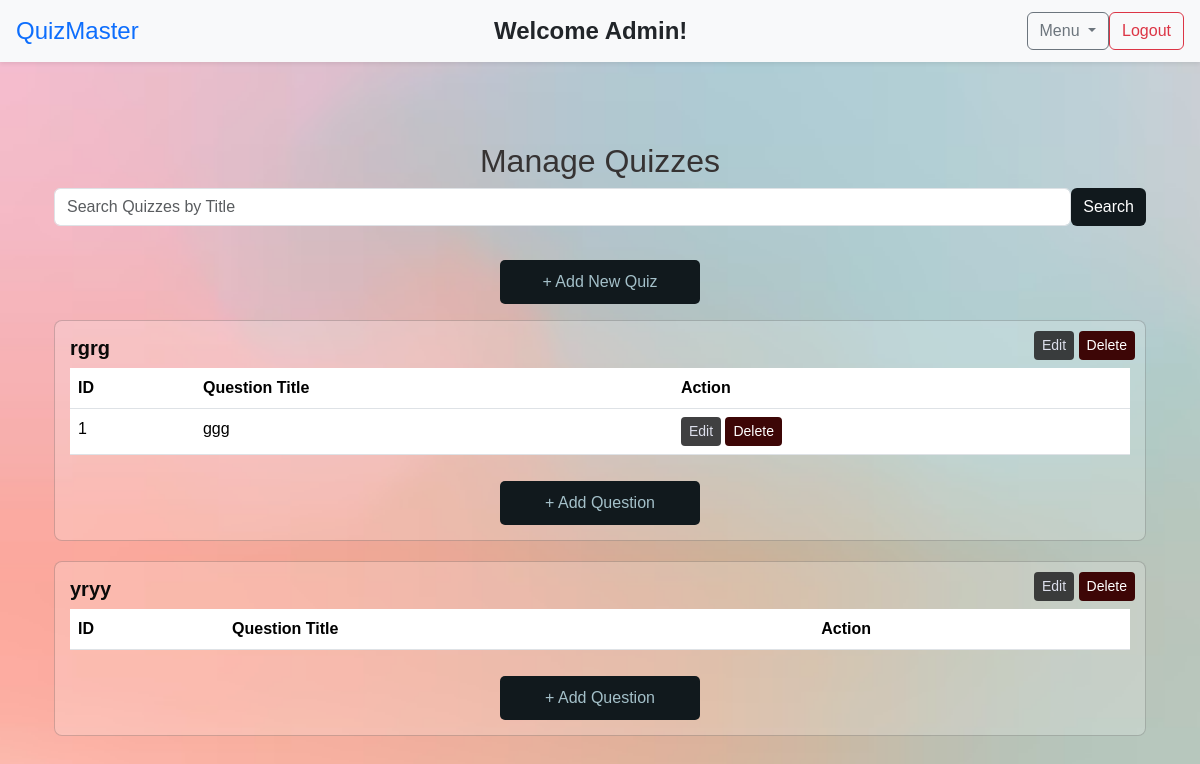
Page /quiz-manage (signed in) on the earlier database version.
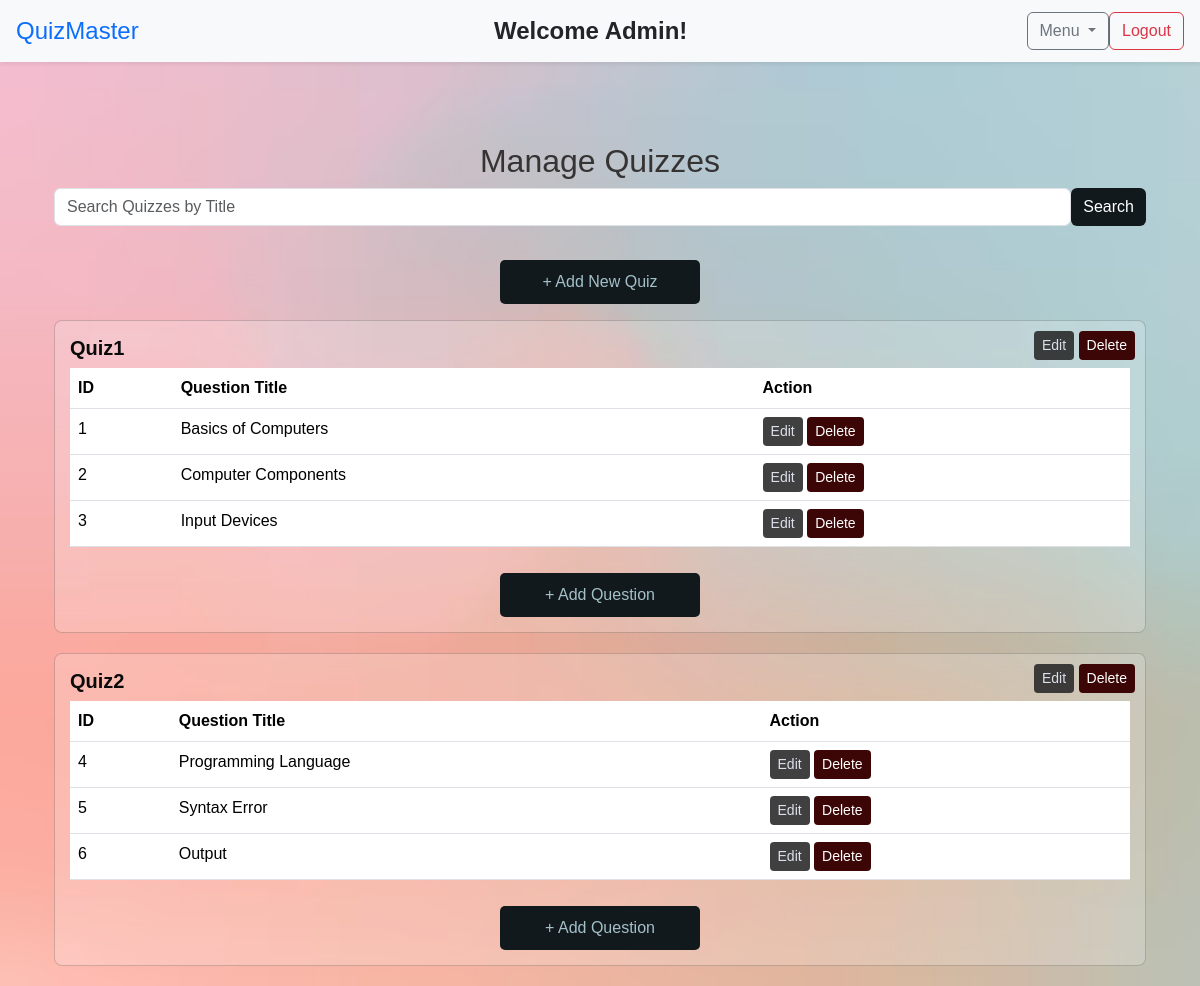
Same page on the later database version.
### models/quiz.py (models this page shows)
class Quiz(db.Model):
    id = db.Column(db.Integer, primary_key=True)
    quiz_title = db.Column(db.String(100), nullable=False)
    chapter_id = db.Column(db.Integer, db.ForeignKey('chapter.id'), nullable=False)
    date_of_quiz = db.Column(db.Date, nullable=False)
    time_of_quiz = db.Column(db.Time, nullable=False)
    remarks = db.Column(db.String(1000), nullable=False)
    duration = db.Column(db.Integer, nullable=False)
    chapter = db.relationship('Chapter', back_populates='quizzes')
    questions = db.relationship('Question', back_populates='quiz', cascade="all, delete-orphan")
    scores = db.relationship('Score', back_populates='quiz', cascade="all, delete-orphan")

### models/question.py (models this page shows)
class Question(db.Model):
    id = db.Column(db.Integer, primary_key=True)
    quiz_id = db.Column(db.Integer, db.ForeignKey('quiz.id'), nullable=False)
    question_title = db.Column(db.String(100), nullable=False)
    question_statement = db.Column(db.String(300), nullable=False)
    option1 = db.Column(db.String(400), nullable=True)
    option2 = db.Column(db.String(400), nullable=True)
    option3 = db.Column(db.String(400), nullable=True)
    option4 = db.Column(db.String(400), nullable=True)
    correct_answer = db.Column(db.String(400), nullable=False)
    quiz = db.relationship('Quiz', back_populates='questions')

### controllers/admin.py (the view)
@admin_bp.route("/quiz-manage")
@login_required
@admin_required  # Only admin can access this route
def quiz_manage():
    quizzes = Quiz.query.all()
    chapters=Chapter.query.all()
    return render_template("admin/quiz_manage.html", quizzes=quizzes, chapters=chapters)

### app.py (called while the page is built)
def create_app():
    app = Flask(__name__)
    app.config['SECRET_KEY'] = 'app123'
    app.config['SQLALCHEMY_DATABASE_URI'] = 'sqlite:///mentiquiz.db'
    app.config['SQLALCHEMY_TRACK_MODIFICATIONS'] = False
    app.config['CHART_FOLDER'] = os.path.join(app.root_path, 'static', 'charts')
    os.makedirs(app.config['CHART_FOLDER'], exist_ok=True)
    db.init_app(app)
    login_manager = LoginManager()
    login_manager.init_app(app)
    login_manager.login_view = "auth.login"
    @login_manager.user_loader
    def load_user(user_id):
        return db.session.get(User,int(user_id))
    app.register_blueprint(auth_bp)
    app.register_blueprint(admin_bp)
    app.register_blueprint(user_bp)
    with app.app_context():
        db.create_all()
        create_admin()
    return app

### controllers/admin.py (called while the page is built)
def admin_required(f):
    @wraps(f)
    def decorated_function(*args, **kwargs):
        if not current_user.is_authenticated or current_user.role != 'admin':
            flash("Access Denied! Admins Only.", "danger")
            return redirect(url_for('auth.login'))
        return f(*args, **kwargs)
    return decorated_function

### templates/admin/quiz_manage.html (shortened to what this page needs)
{% extends "base_admin.html" %}
{% block navbar_admin %}
{% include "navbar_admin.html" %}
{% endblock %}
{% block content %}
    <div class="container">
        <h2 class="mt-4 text-center">Manage Quizzes</h2>
        <form action="{{ url_for('admin.search_quiz') }}" method="GET" class="form-inline d-flex justify-content-center mb-4">
            <input type="text" name="quiz_title" class="form-control mr-2" placeholder="Search Quizzes by Title" aria-label="Search">
            <button type="search" class="btn btn-primary">Search </button>
        </form>
        <div class="text-center mb-3">
            <button class="add-btn" data-bs-toggle="modal" data-bs-target="#addQuizModal">+ Add New Quiz</button>
        </div>
        {% for quiz in quizzes %}
        <div class="card">
            <div class="edit-delete-btns">
                <button type="button" class="btn btn-edit btn-sm" data-bs-toggle="modal" data-bs-target="#editQuizModal{{ quiz.id }}">Edit</button>
                <a href="{{ url_for('admin.delete_quiz', quiz_id=quiz.id) }}" class="btn btn-delete btn-sm">Delete</a>
            </div>
            <h5><strong>{{ quiz.quiz_title }}</strong></h5>
            <table class="table text-white">
                <thead>
                    <tr>
                        <th>ID</th>
                        <th>Question Title</th>
                        <th>Action</th>
                    </tr>
                </thead>
                <tbody>
                    {% for question in quiz.questions %}
                    <tr>
                        <td>{{ question.id }}</td>
                        <td>{{ question.question_title }}</td>
                        <td>
                            <button class="btn btn-edit btn-sm" data-bs-toggle="modal" data-bs-target="#editQuestionModal{{ question.id }}">Edit</button>
                            <a href="{{ url_for('admin.delete_question', question_id=question.id) }}" class="btn btn-delete btn-sm">Delete</a>
                        </td>
                    </tr>
                    {% endfor %}
                </tbody>
            </table>
            <div class="d-flex justify-content-center">
                <button class="add-btn" data-bs-toggle="modal" data-bs-target="#addQuestionModal{{ quiz.id }}">+ Add Question</button>
            </div>
        </div>
        {% endfor %}
    </div>
    </div>
{% endblock %}

Differences in the rows shown:
changed Quiz: quiz_title "rgrg" → "Quiz1"
changed Question id 1: question_title "ggg" → "Basics of Computers"
added Question: id "2", question_title "Computer Components", shown under Quiz "Quiz1"
added Question: id "3", question_title "Input Devices", shown under Quiz "Quiz1"
changed Quiz: quiz_title "yryy" → "Quiz2"
added Question: id "4", question_title "Programming Language", shown under Quiz "Quiz2"
added Question: id "5", question_title "Syntax Error", shown under Quiz "Quiz2"
added Question: id "6", question_title "Output", shown under Quiz "Quiz2"
